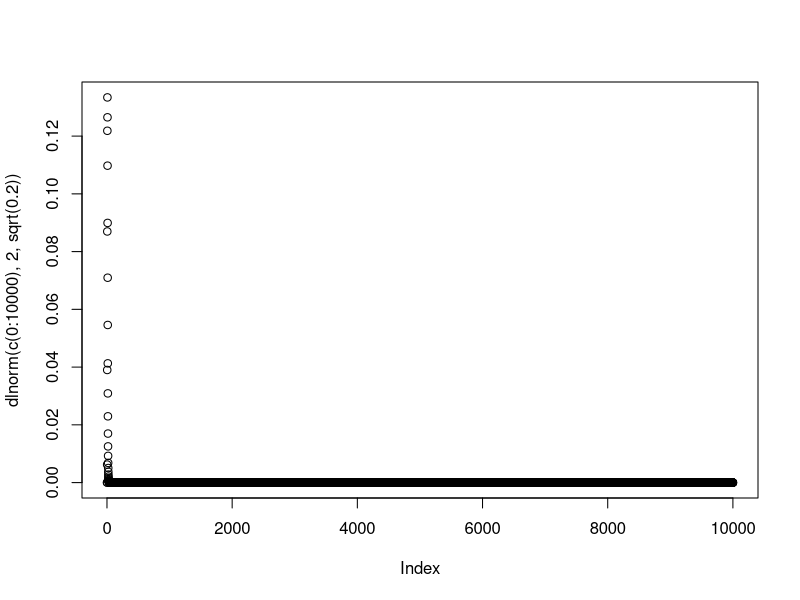

This chart was generated by the following R code:
xx <- runif(140, 0, 1)
x1 <- xx[xx < 0.7]
x2 <- xx[xx >= 0.7]
length(x1)
length(x2)




##############################
plot(dlnorm(c(0:1e4), 2, sqrt(0.2)))

